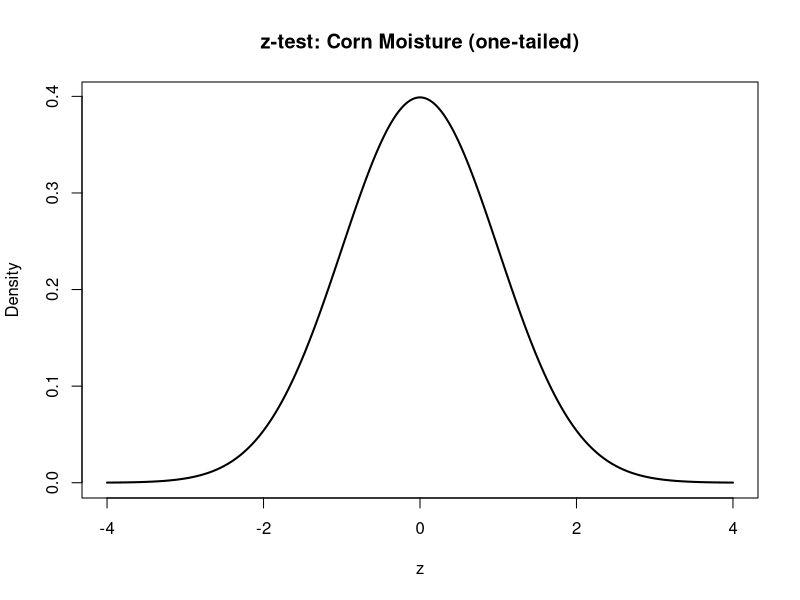

Generate this figure with R: (Note: this script raises an error after producing the figure.)
## ---- chunk 1
# Corn moisture example
y_bar  <- 14.6   # sample mean
mu0    <- 14.0   # null hypothesis mean
sigma  <- 1.5    # known population SD
n      <- 36     # sample size

# Calculate z-statistic
z_stat <- (y_bar - mu0) / (sigma / sqrt(n))
cat("z-statistic:", z_stat, "\n")

# One-tailed p-value (right tail: Ha: mu > mu0)
p_one_tail <- pnorm(z_stat, lower.tail = FALSE)
cat("One-tailed p-value:", round(p_one_tail, 4), "\n")

# Two-tailed p-value
p_two_tail <- 2 * pnorm(abs(z_stat), lower.tail = FALSE)
cat("Two-tailed p-value:", round(p_two_tail, 4), "\n")

# Critical value for alpha = 0.05, one-tailed
z_crit <- qnorm(0.95)
cat("Critical value (one-tailed, alpha=0.05):", round(z_crit, 3), "\n")
cat("Decision:", ifelse(z_stat > z_crit, "Reject H0", "Fail to reject H0"), "\n")

# --- Two-tailed example ---
# Illustrate the rejection region
x_vals <- seq(-4, 4, length.out = 500)
plot(x_vals, dnorm(x_vals), type = "l", lwd = 2,
     main = "z-test: Corn Moisture (one-tailed)",
     xlab = "z", ylab = "Density")

# Shade rejection region (right tail only)
x_rej <- seq(z_crit, 4, length.out = 100)
polygon(c(z_rej, rev(x_rej)),
        c(dnorm(x_rej), rep(0, length(x_rej))),
        col = "salmon", border = NA)

abline(v = z_stat, col = "blue", lty = 2, lwd = 2)
text(z_stat, 0.35, paste("z =", round(z_stat, 2)), col = "blue", pos = 4)
text(z_crit + 0.2, 0.05, paste("Critical\nvalue =", round(z_crit, 2)),
     col = "red", pos = 4, cex = 0.9)
legend("topleft", legend = c("Rejection region (5%)", "z-statistic"),
       fill = c("salmon", NA), lty = c(NA, 2), col = c(NA, "blue"), border = NA)
